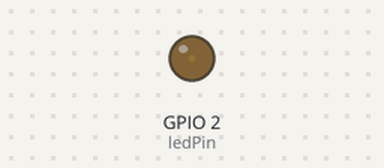
The sketch below on a simulated ESP32. Shown: output pins drawn as LEDs (lit = HIGH). What the sketch prints to the serial monitor is not drawn.

Above: at 0.05 s.
At 1.15 s:
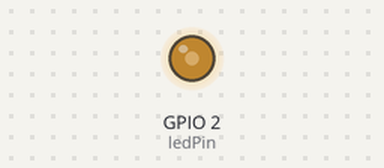
At 2.3 s:
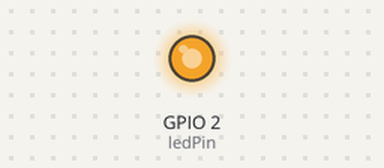
At 4.6 s:
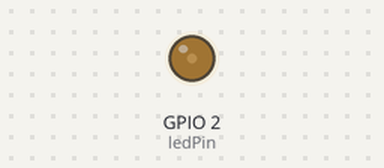
Timing chart, 0 to 6.7 s (numbered marks = the images above):
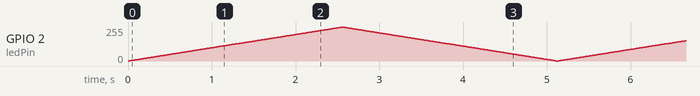

The sketch:

breathelight.ino
```cpp
// 定义LED引脚
const int ledPin = 2;

// 设置PWM属性
const int freq = 5000;          // 频率 5000Hz
const int resolution = 8;       // 分辨率 8位 (0-255)

void setup() {
  Serial.begin(115200);

  // 【新版用法】直接将引脚、频率和分辨率绑定
  // 它会自动返回一个关联的通道（如果需要的话）
  ledcAttach(ledPin, freq, resolution);
}

void loop() {
  // 逐渐变亮
  for(int dutyCycle = 0; dutyCycle <= 255; dutyCycle++){
    // 【新版用法】直接通过引脚号写入，不再需要指定通道
    ledcWrite(ledPin, dutyCycle);
    delay(10);
  }

  // 逐渐变暗
  for(int dutyCycle = 255; dutyCycle >= 0; dutyCycle--){
    ledcWrite(ledPin, dutyCycle);
    delay(10);
  }

  Serial.println("Breathing cycle completed");
}
```
